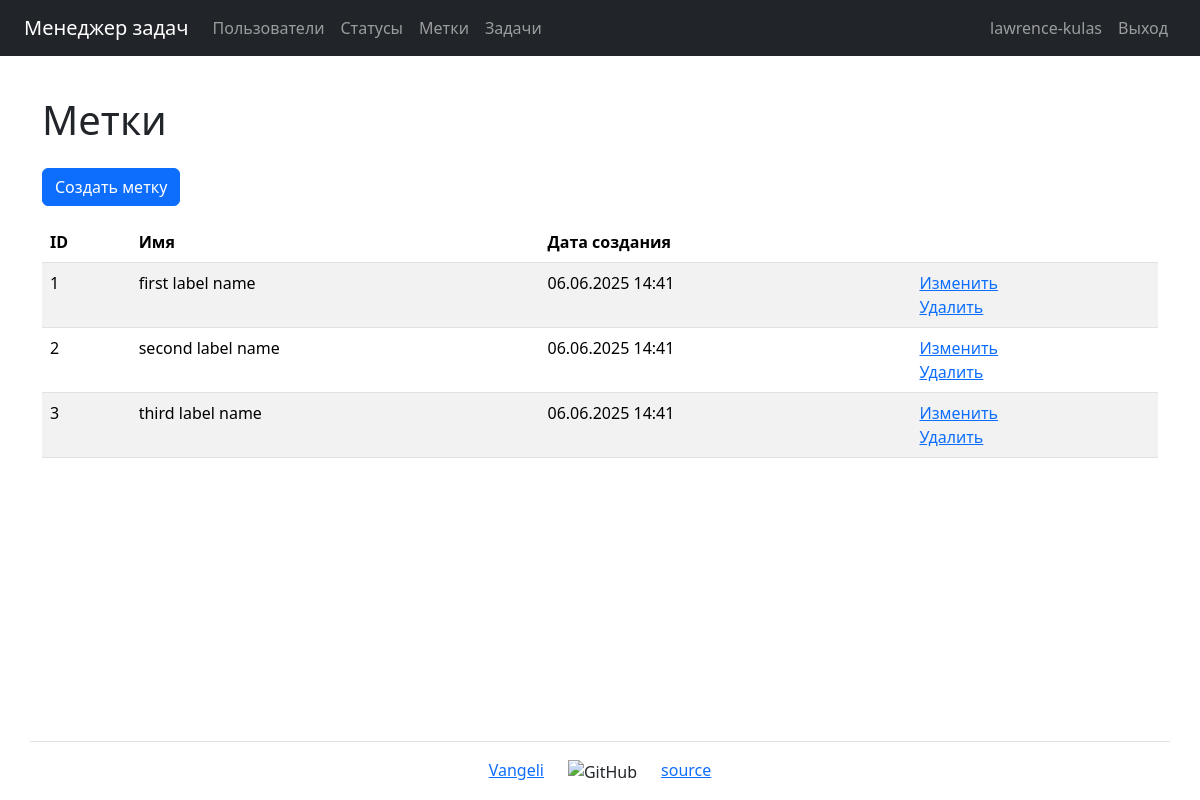
The page /labels/ (signed in) on the database its author committed.
### task_manager/users/models.py (models this page shows, shortened)
class User(AbstractUser):
    first_name = models.CharField(max_length=150)
    last_name = models.CharField(max_length=150)

### task_manager/labels/models.py (models this page shows, shortened)
class Label(models.Model):
    name = models.CharField(
        max_length=150,
        unique=True,
        blank=False,
        verbose_name=_("Name"),
    )
    created_at = models.DateTimeField(
        auto_now_add=True, verbose_name=_("Creation date")
    )
    class Meta:
        verbose_name = _("Label")
        verbose_name_plural = _("Labels")

### task_manager/labels/views.py (the view)
# urls.py: path("", LabelsListView.as_view(), name="labels"),
class LabelsListView(AuthRequiredMixin, ListView):
    template_name = "labels/labels.html"
    model = Label
    context_object_name = "labels"
    def get_context_data(self, **kwargs):
        context = {
            **super().get_context_data(**kwargs),
            "title": _("Labels"),
        }
        return context

### task_manager/mixins.py (called while the page is built)
    def dispatch(self, request, *args, **kwargs):
        if not request.user.is_authenticated:
            messages.error(request, self.auth_message)
            return redirect(reverse_lazy("login"))
        return super().dispatch(request, *args, **kwargs)

### task_manager/templates/labels/labels.html (shortened to what this page needs)
<!DOCTYPE html>
<html lang="en">
<head>
    <title>{% extends "base.html" %}
{% load django_bootstrap5 %}
{% load i18n %}
{% block content %}
    <h1 class="my-4">{{ title }}</h1>
    <a class="btn btn-primary mb-3" href="{% url 'label_create' %}">{% trans 'Create label' %}</a>
    <table class="table table-striped">
        <thead class="thead-dark">
            <tr>
                <th>ID</th>
                <th>{% trans 'Name' %}</th>
                <th>{% trans 'Creation date' %}</th>
                <th></th>
            </tr>
        </thead>
        <tbody>
            {% if labels %}
                {% for label in labels %}
                    <tr>
                        <td>{{ label.id }}</td>
                        <td>{{ label.name }}</td>
                        <td>{{ label.created_at|date:"d.m.Y H:i" }}</td>
                        <td>
                          <a href="{% url 'label_update' label.id %}">{% trans 'Update' %}</a>
                          <br>
                          <a href="{% url 'label_delete' label.id %}">{% trans 'Delete' %}</a>
                        </td>
                    </tr>
                {% endfor %}
            {% endif %}
        </tbody>
    </table>
{% endblock content %}</title>

### task_manager/templates/nav_bar.html (shortened to what this page needs)
{% load i18n %}
<nav class="navbar navbar-expand-md navbar-dark bg-dark mb-3">
    <div class="container-fluid px-4">
        <a class="navbar-brand"
           href="{% url 'home' %}">{% trans "Task manager" %}</a>
        <div class="collapse navbar-collapse" id="navbarToggleExternalContent">
            <ul class="navbar-nav me-auto">
                <li class="nav-item">
                    <a class="nav-link"
                       href="{% url 'users' %}">{% trans "Users" %}</a>
                </li>
                {% if user.is_authenticated %}
                    <li class="nav-item">
                        <a class="nav-link" href="{% url 'statuses' %}">{% trans "Statuses" %}</a>
                    </li>
                    <li class="nav-item">
                        <a class="nav-link" href="{% url 'labels' %}">{% trans "Labels" %}</a>
                    </li>
                    <li class="nav-item">
                        <a class="nav-link" href="{% url 'tasks' %}">{% trans "Tasks" %}</a>
                    </li>
                {% endif %}
            </ul>
            <ul class="navbar-nav">
                {% if user.is_authenticated %}
                    <li class="nav-item">
                        <a class="nav-link" href="#">{{ user.username }}</a>
                    </li>
                    <li class="nav-item">
                        <form action="{% url 'logout' %}" method="POST">
                            <button type="submit" class="nav-link">
                                {% trans "Log Out" %}
                            </button>
                        </form>
                    </li>
                {% endif %}
            </ul>
        </div>
    </div>
</nav>

### rows shown on the page
User: username "lawrence-kulas"
Label: id "1", name "first label name", created_at "06.06.2025 14:41"
Label: id "2", name "second label name", created_at "06.06.2025 14:41"
Label: id "3", name "third label name", created_at "06.06.2025 14:41"

### other values the page prints
{{ title }} "Метки"
